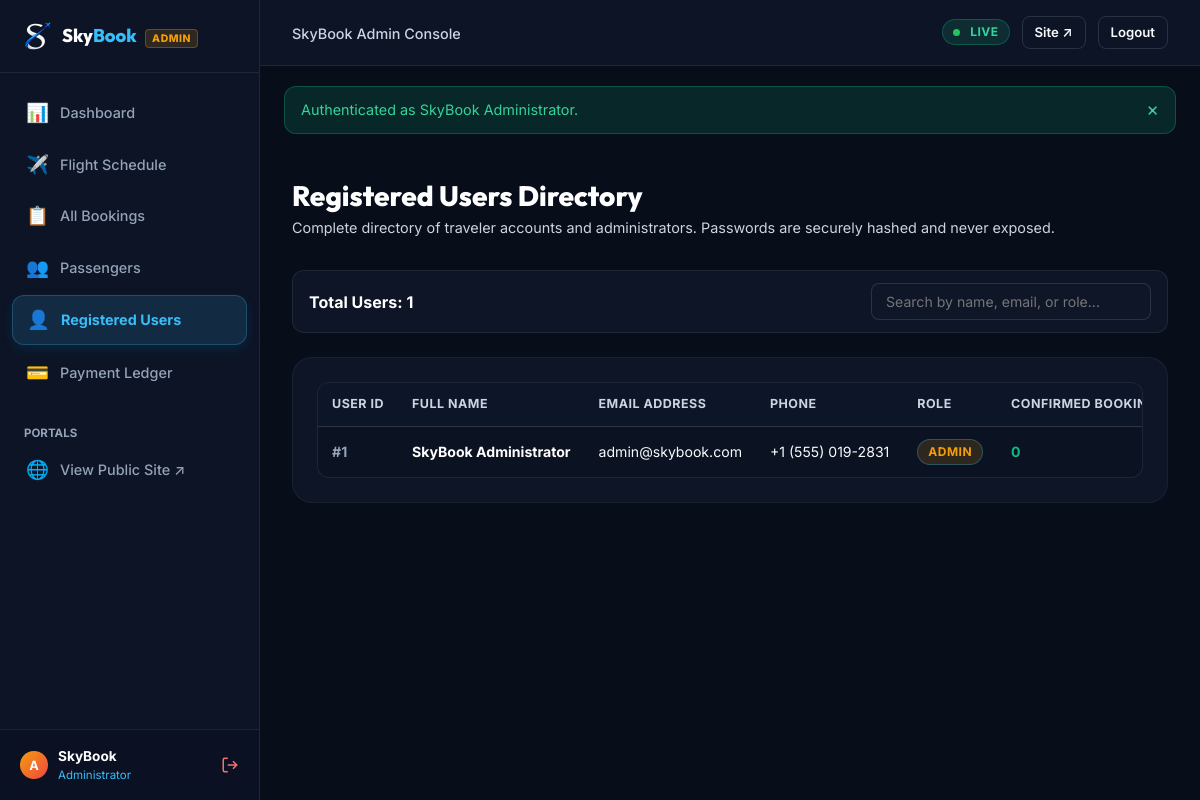
The page /admin/users.php (signed in) on the database its author committed.
### tables this page shows
CREATE TABLE `users` (
  `id` INT AUTO_INCREMENT PRIMARY KEY,
  `full_name` VARCHAR(100) NOT NULL,
  `email` VARCHAR(150) NOT NULL UNIQUE,
  `phone` VARCHAR(25) NOT NULL,
  `password_hash` VARCHAR(255) NOT NULL,
  `role` ENUM('user', 'admin') NOT NULL DEFAULT 'user',
  `created_at` TIMESTAMP DEFAULT CURRENT_TIMESTAMP,
  `updated_at` TIMESTAMP DEFAULT CURRENT_TIMESTAMP ON UPDATE CURRENT_TIMESTAMP,
  INDEX `idx_users_email` (`email`),
  INDEX `idx_users_role` (`role`)
);

### admin/users.php (the view, shortened to what this page needs)
<?php
require_once dirname(__DIR__) . '/includes/admin_header.php';
$db = get_db();
$usersStmt = $db->query("
    SELECT u.id, u.full_name, u.email, u.phone, u.role, u.created_at,
           COUNT(b.id) AS total_bookings,
           SUM(CASE WHEN b.status = 'booked' THEN 1 ELSE 0 END) AS confirmed_bookings,
           SUM(CASE WHEN b.status = 'pending' THEN 1 ELSE 0 END) AS pending_drafts
    FROM users u
    LEFT JOIN bookings b ON u.id = b.user_id
    GROUP BY u.id
    ORDER BY u.created_at DESC
");
$users = $usersStmt->fetchAll();
?>
<div class="admin-page-header">
    <div class="admin-page-title">
        <h1>Registered Users Directory</h1>
        <p>Complete directory of traveler accounts and administrators. Passwords are securely hashed and never exposed.</p>
    </div>
</div>
<div class="admin-toolbar">
    <div>
        <span style="font-weight:700; color:#fff;">Total Users: <?= count($users) ?></span>
    </div>
    <div>
        <input type="text" id="admin-table-search" class="admin-search-input" placeholder="Search by name, email, or role...">
    </div>
</div>
<div class="form-card" style="padding:1.5rem;">
    <div class="table-responsive">
        <table class="data-table">
            <thead>
                <tr>
                    <th>User ID</th>
                    <th>Full Name</th>
                    <th>Email Address</th>
                    <th>Phone</th>
                    <th>Role</th>
                    <th>Confirmed Bookings</th>
                </tr>
            </thead>
            <tbody>
                <?php foreach ($users as $u): ?>
                    <tr>
                        <td><strong style="color:var(--text-dim);">#<?= $u['id'] ?></strong></td>
                        <td>
                            <strong style="color:#fff;"><?= htmlspecialchars($u['full_name']) ?></strong>
                        </td>
                        <td><?= htmlspecialchars($u['email']) ?></td>
                        <td><?= htmlspecialchars($u['phone']) ?></td>
                        <td>
                            <span class="status-pill status-<?= $u['role'] === 'admin' ? 'active' : 'booked' ?>" style="<?= $u['role'] === 'admin' ? 'background:rgba(245,158,11,0.15); color:var(--warning);' : '' ?>">
                                <?= ucfirst($u['role']) ?>
                            </span>
                        </td>
                        <td>
                            <span style="font-weight:700; color:var(--success);"><?= (int)$u['confirmed_bookings'] ?></span>
                        </td>
                    </tr>
                <?php endforeach; ?>
            </tbody>
        </table>
    </div>
</div>
<?php require_once dirname(__DIR__) . '/includes/admin_footer.php'; ?>

### css/main.css (style rules this page uses)
:root { --bg-darkest: #04060b; --bg-main: #0a0f1a; --bg-surface: rgba(18, 27, 45, 0.65); --bg-surface-elevated: rgba(24, 35, 58, 0.75); --bg-input: rgba(15, 23, 42, 0.8); --bg-hover: rgba(30, 44, 72, 0.9); --border-subtle: rgba(255, 255, 255, 0.05); --border-strong: rgba(255, 255, 255, 0.12); --border-focus: #0ea5e9; --primary: #0ea5e9; --primary-hover: #0284c7; --primary-glow: rgba(14, 165, 233, 0.4); --accent: #38bdf8; --accent-cyan: #22d3ee; --accent-purple: #a855f7; --success: #10b981; --success-bg: rgba(16, 185, 129, 0.15); --warning: #f59e0b; --warning-bg: rgba(245, 158, 11, 0.15); --danger: #ef4444; --danger-bg: rgba(239, 68, 68, 0.15); --text-main: #f8fafc; --text-muted: #cbd5e1; --text-dim: #94a3b8; --font-body: 'Inter', -apple-system, BlinkMacSystemFont, "Segoe UI", Roboto, sans-serif; --font-heading: 'Outfit', sans-serif; --shadow-sm: 0 4px 6px -1px rgba(0, 0, 0, 0.3), 0 2px 4px -1px rgba(0, 0, 0, 0.2); --shadow-md: 0 10px 15px -3px rgba(0, 0, 0, 0.4), 0 4px 6px -2px rgba(0, 0, 0, 0.2); --shadow-lg: 0 20px 25px -5px rgba(0, 0, 0, 0.5), 0 10px 10px -5px rgba(0, 0, 0, 0.2); --shadow-glow: 0 0 25px rgba(14, 165, 233, 0.35); --glass-blur: blur(12px); --radius-sm: 8px; --radius-md: 12px; --radius-lg: 20px; --radius-full: 9999px; --transition: all 0.3s cubic-bezier(0.25, 1, 0.5, 1); --container-max: 1200px; }
*, *::before, *::after { box-sizing: border-box; margin: 0; padding: 0; }
html { font-size: 16px; scroll-behavior: smooth; color-scheme: dark; }
body { font-family: var(--font-body); background-color: var(--bg-main); color: var(--text-main); line-height: 1.5; min-height: 100vh; display: flex; flex-direction: column; overflow-x: hidden; -webkit-font-smoothing: antialiased; }
button, input, select, textarea { font-family: inherit; font-size: inherit; color: inherit; }
h1, h2, h3, h4, h5, h6 { font-family: var(--font-heading); color: var(--text-main); font-weight: 700; line-height: 1.25; }
h1 { font-size: 2.25rem; }
.form-card { background: var(--bg-surface); border: 1px solid var(--border-subtle); border-radius: var(--radius-lg); padding: 2rem; margin-bottom: 2rem; }
.status-pill { display: inline-flex; align-items: center; gap: 6px; padding: 3px 10px; border-radius: var(--radius-full); font-size: 0.75rem; font-weight: 700; text-transform: uppercase; letter-spacing: 0.04em; }
.status-active { background: rgba(56, 189, 248, 0.12); color: #38bdf8; border: 1px solid rgba(56, 189, 248, 0.3); }
.table-responsive { width: 100%; overflow-x: auto; }
.data-table { width: 100%; border-collapse: collapse; text-align: left; font-size: 0.9rem; }
.data-table th { background: var(--bg-surface-elevated); padding: 12px 16px; font-weight: 600; color: var(--text-muted); border-bottom: 1px solid var(--border-subtle); white-space: nowrap; }
.data-table td { padding: 14px 16px; border-bottom: 1px solid var(--border-subtle); color: var(--text-main); }

### rows shown on the page
users: id "1", full_name "SkyBook Administrator", email "admin@skybook.com", phone "+1 (555) 019-2831", role "ADMIN", confirmed_bookings "0"

### other values the page prints
explode(' ', $currentUser['full_name'])[0] "SkyBook"
$flash['message'] "Authenticated as SkyBook Administrator."
count($users) "1"
